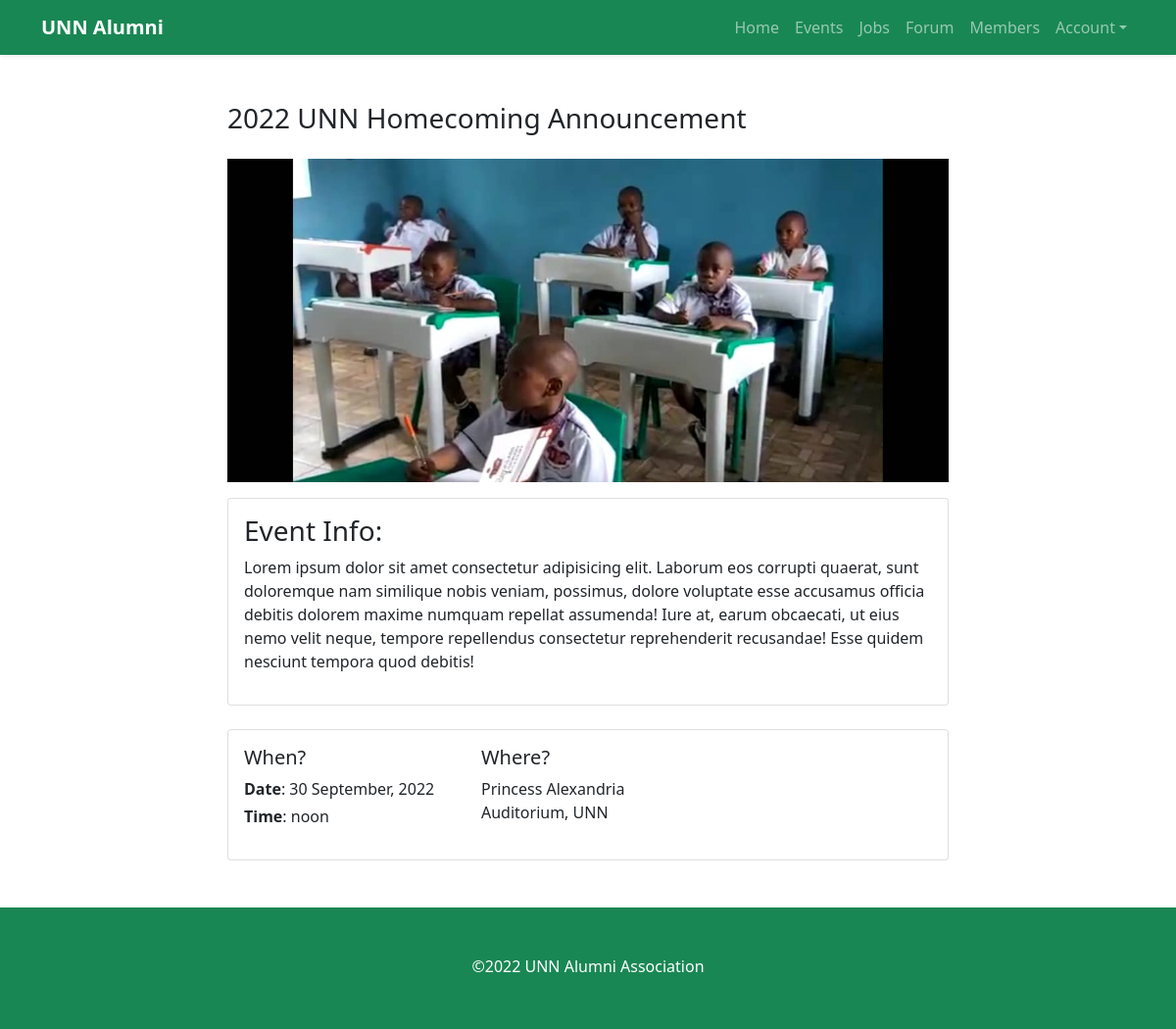
Page /event/2022-unn-homecoming-announcement/ (signed in) on the earlier database version.
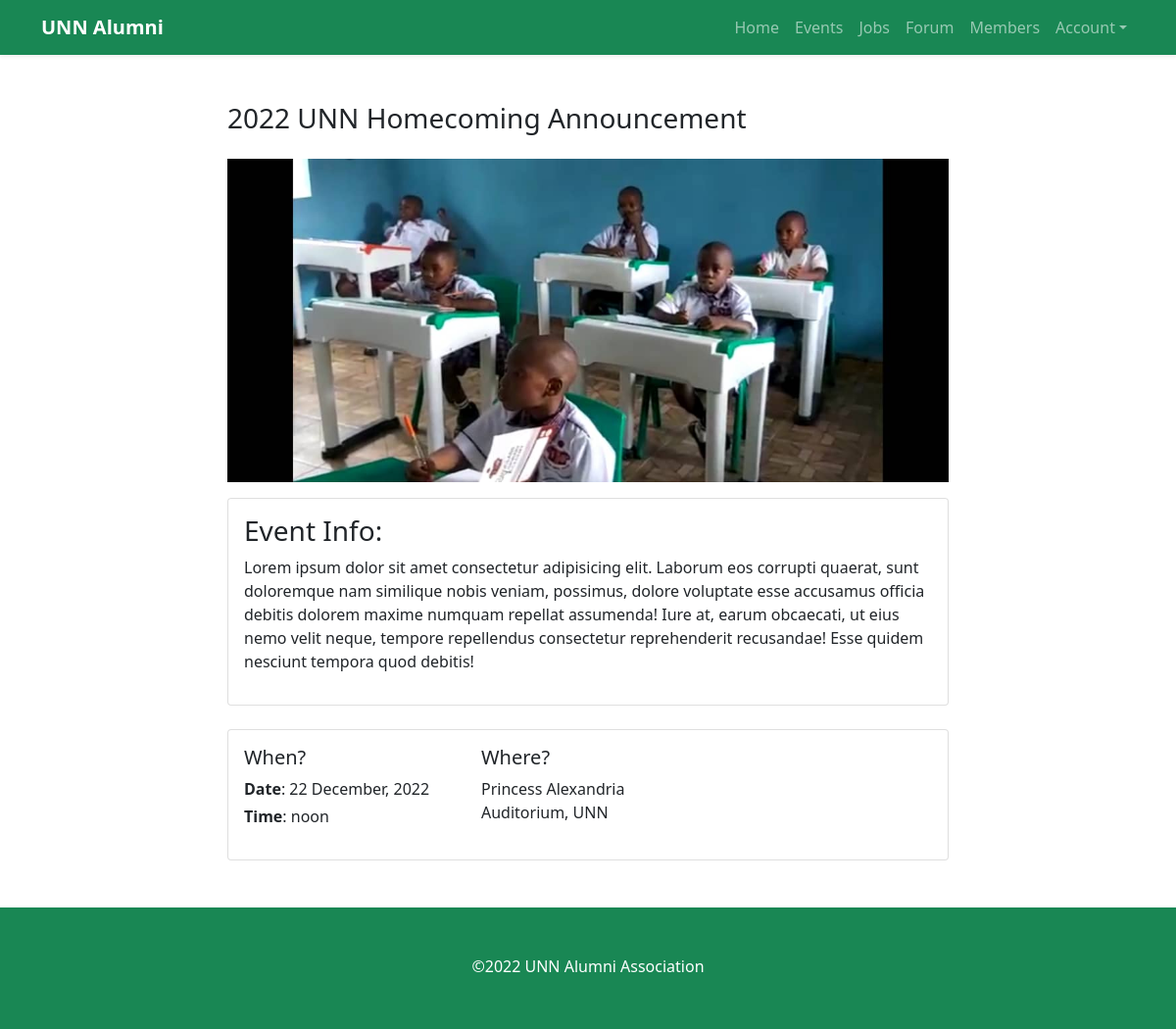
Same page on the later database version.
### alumni/models.py (models this page shows, shortened)
class Event(models.Model):
    title = models.CharField(max_length=100)
    slug = models.SlugField(max_length=100)
    description = models.TextField()
    date = models.DateTimeField()
    location = models.CharField(max_length=100)
    image = models.ImageField(upload_to='events')
    created = models.DateTimeField(auto_now_add=True)
    updated = models.DateTimeField(auto_now=True)
    class Meta:
        ordering = ['date']
        get_latest_by = 'date'

### alumni/views.py (the view)
# urls.py: path('event/<slug:slug>/', views.event_detail, name='event_detail'),
@login_required
def event_detail(request, slug):
    event = get_object_or_404(Event, slug=slug)
    return render(request, 'event_detail.html', {'event': event})

### templates/event_detail.html (shortened to what this page needs)
{% extends "base.html" %}
{% block content %}
<div class="container my-5">
    <div class="row">
        <div class="col-lg-8 offset-lg-2">
            <h3 class="mb-2">{{ event.title }}</h3>
            {% if event.image %}
            <img class="my-3 img-fluid" src="{{ event.image.url }}">
            {% endif %}
            <div class="card mb-4">
                <div class="card-body">
                    <h3>Event Info:</h3>
                    <p>{{ event.description }}</p>
                </div>
            </div>
            <div class="card">
                <div class="card-body">
                    <div class="row">
                        <div class="col-lg-4">
                            <h5>When?</h5>
                            <p class="mb-1"><strong>Date</strong>: {{ event.date|date:"j F, Y" }}</p>
                            <p><strong>Time</strong>: {{ event.date|time:"P" }}</p>
                        </div>
                        <div class="col-lg-4">
                            <h5>Where?</h5>
                            <p>{{ event.location }}</p>
                        </div>
                    </div>
                </div>
            </div>
        </div>
    </div>
</div>
{% endblock content %}

Differences in the rows shown:
changed Event "noon": date "30 September, 2022" → "22 December, 2022"
